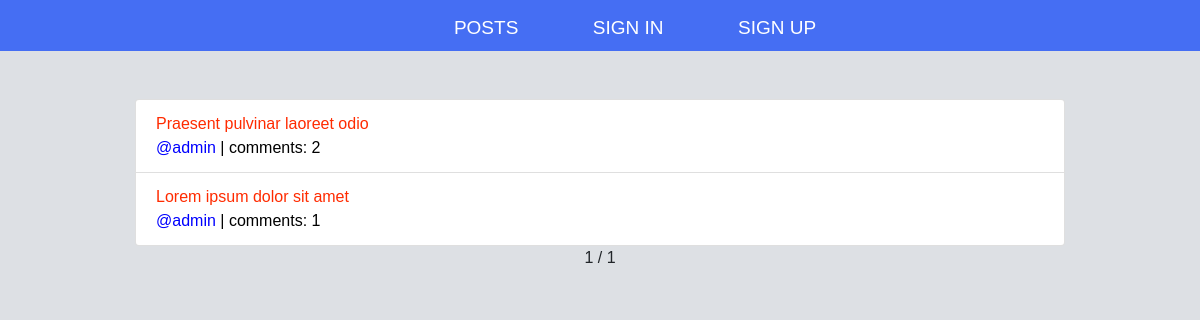
The app's page /, older data.
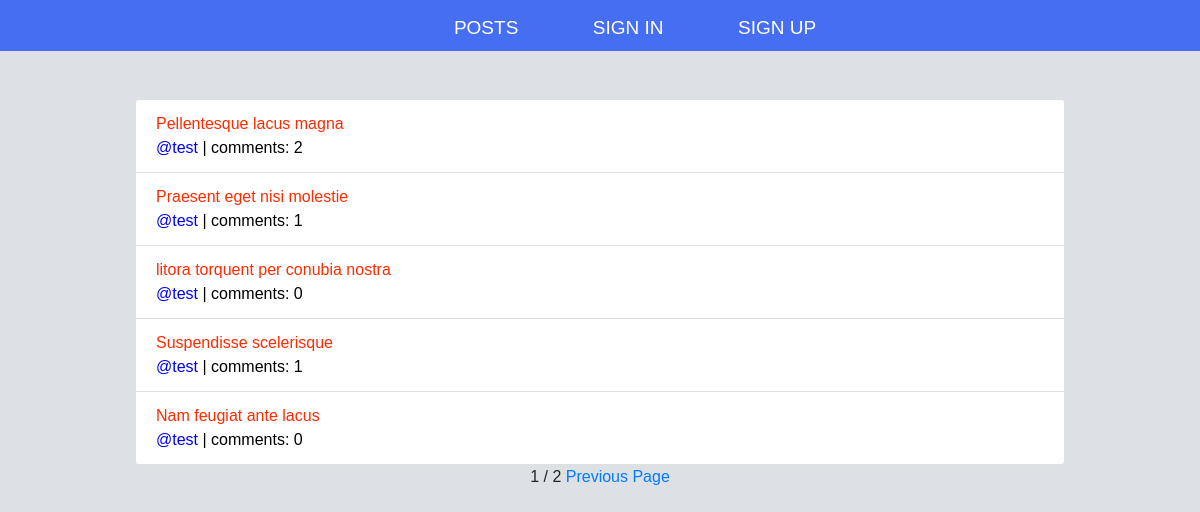
The same page, newer data.
### post/models.py (models this page shows, shortened)
class Post(models.Model):
    user = models.ForeignKey(Profile, on_delete=models.CASCADE)
    title = models.TextField()
    text = models.TextField()

### userprofiles/models.py (models this page shows)
class Profile(models.Model):
    user = models.OneToOneField(User, on_delete=models.CASCADE)
    def __str__(self):
        return self.user.username

### post/views.py (the view)
# urls.py: path('', view=PostList, name='list'),
def PostList(request):
    Posts = Post.objects.all()[::-1]
    paginator = Paginator(Posts, 5)
    page = request.GET.get('page')
    try:
        Posts = paginator.page(page)
    except PageNotAnInteger:
        Posts = paginator.page(1)
    except EmptyPage:
        Posts = paginator.page(paginator.num_pages)
    return render(request, 'post/post_list.html', {'Posts': Posts})

### post/templates/post/post_list.html (shortened to what this page needs)
{% extends "base.html" %}
{% block content %}
<ol class="list-group">
  {% for post in Posts %}
    <li class="list-group-item">
      <a  style="color:#FF2B00" href="http://127.0.0.1:8000/detail/{{ post.pk }}/">{{ post.title }}</a>
      <div class="Link-detail">
        <span>
          <a href="http://127.0.0.1:8000/userPost/{{ post.user }}/" style="color:blue">@{{ post.user }}</a>
        </span>
        <a class="Link-link"  style="color:black">| comments: {{ post.comments.count }}</a>
      </div>
    </li>
  {% endfor %}
  </ol>
  <center>
  <div>
    <span>
      <span>
         {{ Posts.number }} / {{ Posts.paginator.num_pages }}
      </span>
      {% if Posts.has_next %}
        <a href="?page={{ Posts.next_page_number }}">Previous Page</a>
      {% endif %}
    </span>
  </div>
</center>
{% endblock content %}

### post/templates/base.html (shortened to what this page needs)
{% load static %}
<!DOCTYPE html>
<html lang="en">
<head>
  <link rel="stylesheet" href="{% static "css/bootstrap.min.css" %}">
  <link rel="stylesheet" href="{% static "css/style.css" %}">
</head>
<body>
  <header>
    <div style="text-align:center" class="container">
      <nav>
      <ul>
        {% if user.is_authenticated %}
        <li><a href="http://127.0.0.1:8000/">Posts</a></li>
        <li><a href="{% url 'post:add' %}">New Post</a></li>
        <li><a href="{% url 'Profile:profile' %}">{{user}}</a></li>
        <li><a  href="{% url 'Profile:sign_out' %}">Logout</a></li>
        {% else %}
        <li><a href="http://127.0.0.1:8000/">Posts</a></li>
        <li><a  href="{% url 'Profile:sign_in' %}">Sign In</a></li>
        <li><a href="{% url 'Profile:sign_up' %}">Sign Up</a></li>
        {% endif %}
      </ul>
      </nav>
    </div>
  </header>
  <br><br/>
  <div class="container">
    {% block content %}
    {% endblock content %}
  </div>
</body>
</html>

### static/css/style.css (style rules this page uses)
body { margin: 0; background: #DDE0E4; font-family:'Work Sans',sans-serif; font-weight: 400; min-height: 70%; }
.container { width:80%; margin:0 auto; padding-bottom: 8px; }
header { background: #456EF3 ; }
header::after { content: ''; display: table; clear: both; }
nav ul { margin: 0; padding: 0; list-style: none; }
nav li { display: inline-block; margin-left:70px; padding-top: 14px; position: relative; }
nav a { color: white ; text-decoration: none; text-transform: uppercase; font-size: 19px; }
nav a::before { content: ''; display: block; height: 5px; width: 100%; background-color: #444; position: absolute; top: 0; width: 0%; transition: all ease-in-out 250ms; }

Row changes from the older to the newer data that the page shows:
no longer on this page (row unchanged): Post: title "Praesent pulvinar laoreet odio", user "admin", comments.count "2"
no longer on this page (row unchanged): Post: title "Lorem ipsum dolor sit amet", user "admin", comments.count "1"
added Post: title "Pellentesque lacus magna", user "test", comments.count "2"
added Post: title "Praesent eget nisi molestie", user "test", comments.count "1"
added Post: title "litora torquent per conubia nostra", user "test", comments.count "0"
added Post: title "Suspendisse scelerisque", user "test", comments.count "1"
added Post: title "Nam feugiat ante lacus", user "test", comments.count "0"
Text that changed along with them:
{{ Posts.paginator.num_pages }}: "1" → "2"
text now shown: "Previous Page"
